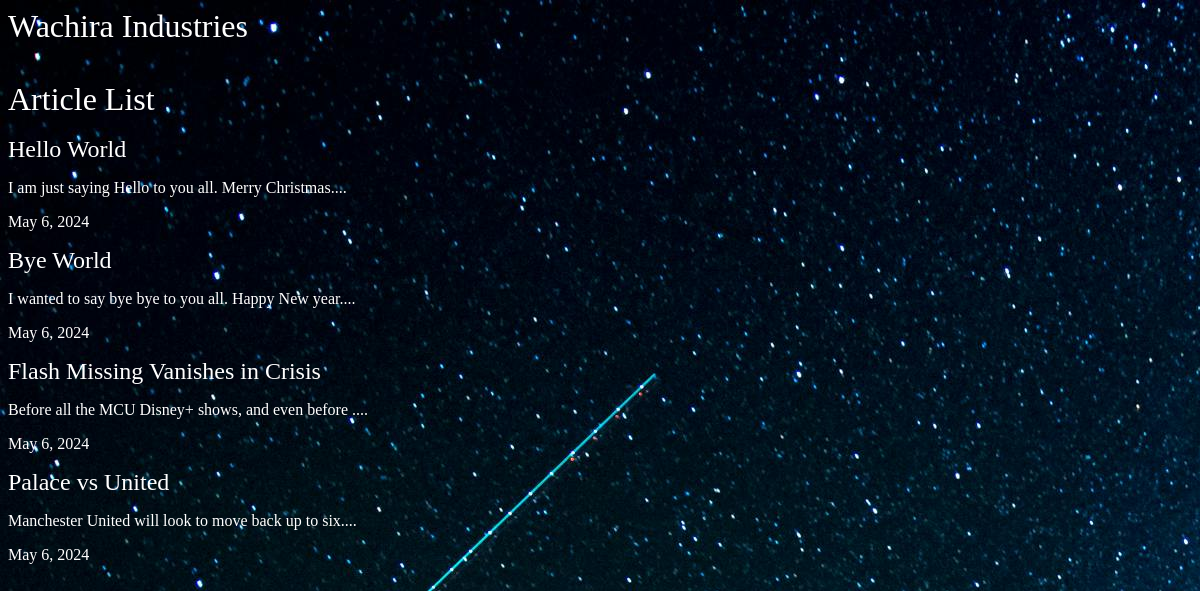
The app's page /app1/articles/, older data.
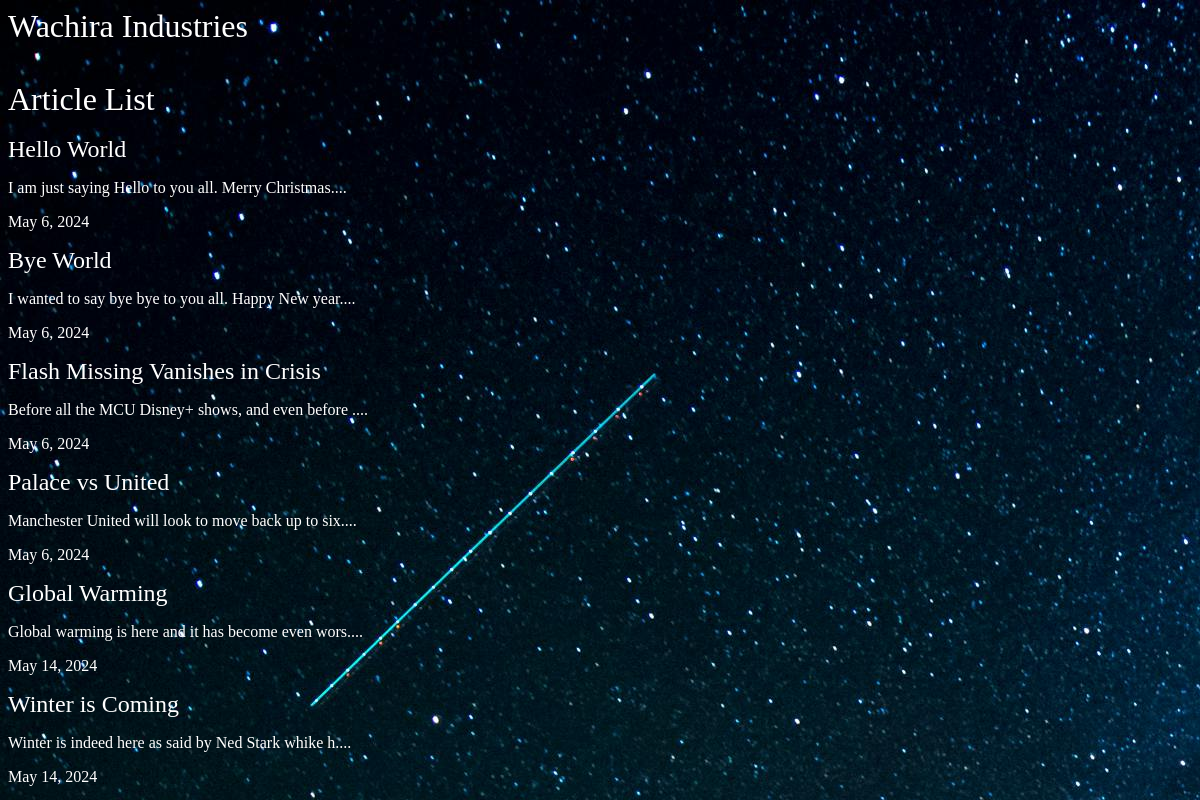
The same page, newer data.
### app1/models.py (models this page shows, shortened)
class Article(models.Model):
    title = models.CharField(max_length=70)
    body = models.TextField()
    date_published = models.DateField(auto_now_add=True)
    slug = models.SlugField(unique=True)  # Add a slug field
    thumb = models.ImageField(default='default.jpg',blank=True)
    def snippet(self):
        return self.body[:50] + "...."

### app1/views.py (the view)
# urls.py: path('articles/', views.articles, name="list"),
def articles(request):
    article = Article.objects.all().order_by('date_published')
    return render(request, 'articles/articles.html', {'article': article})

### app1/templates/articles/articles.html
{% extends 'base_layout.html' %}
{%block content%}
    <br>
    <h1>Article List</h1>
    <br>
    <div class = "article" >
        {% for articles in article%}
        <div class="articles">
            <h2><a href="{% url 'app1:article_detail' articles.slug%}">{{articles.title}}</a></h2>
            <p>{{articles.snippet}}</p>
            <p>{{articles.date_published}}</p>
        </div>
        {% endfor %}
    </div>
{%endblock%}

Row changes from the older to the newer data that the page shows:
added Article: title "Global Warming", snippet "Global warming is here and it has become even wors....", date_published "May 14, 2024"
added Article: title "Winter is Coming", snippet "Winter is indeed here as said by Ned Stark whike h....", date_published "May 14, 2024"
